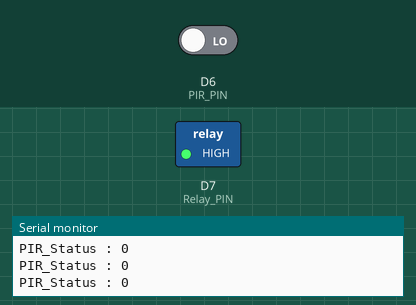
This sketch was run on a simulated ESP8266 (NodeMCU). Shown: switched loads named in the sketch (green lamp = pin HIGH), the last lines printed to the serial monitor. Inputs (shaded band) come from the test bench; at power-on: D6 (PIR_PIN) LOW.

Above: at 1.2 s.
1.3 s: D6 (PIR_PIN) driven HIGH
At 1.9 s:
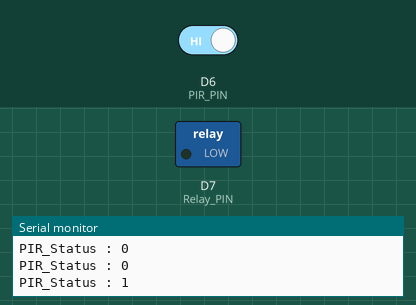
Timing chart, 0 to 4.3 s (numbered marks = the images above; inputs shaded):
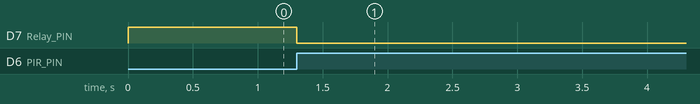

The sketch:

PIR_and_Relay.ino
```cpp
 //* ESP8266
 //* Arduino IDE 2.0.3 [2022]
 //* Sample Coding : PIR Motion Sensor
 //*Code by V.Tak

int PIR_PIN = D6;
int Relay_PIN = D7;
int pirState = 0;

void setup() {
  Serial.begin(115200);
  Serial.println("V.Tak Coding");
  pinMode(PIR_PIN, INPUT);
  pinMode(Relay_PIN, OUTPUT);

}

void loop() {
  pirState = digitalRead(PIR_PIN); //เก็บตัวแปรที่อ่านค่าได้ไว้ที่ pirState

  Serial.print("PIR_Status : "); Serial.println(pirState); //แสดงข้อความ และค่าที่อ่านได้จาก pirState

  if (pirState == HIGH) {
    digitalWrite(Relay_PIN, LOW);
    delay(120000); //เมื่อสถานะมีการเคลื่อนไหว หน่วงเวลาตรวจสอบ 2 นาที ก่อนตรวจอีกครั้ง
  }

  else if (pirState == LOW) {
    digitalWrite(Relay_PIN, HIGH);
  }
}
```

Measured:
- after the input at 1.3 s, D7 (Relay_PIN): HIGH → LOW at once
